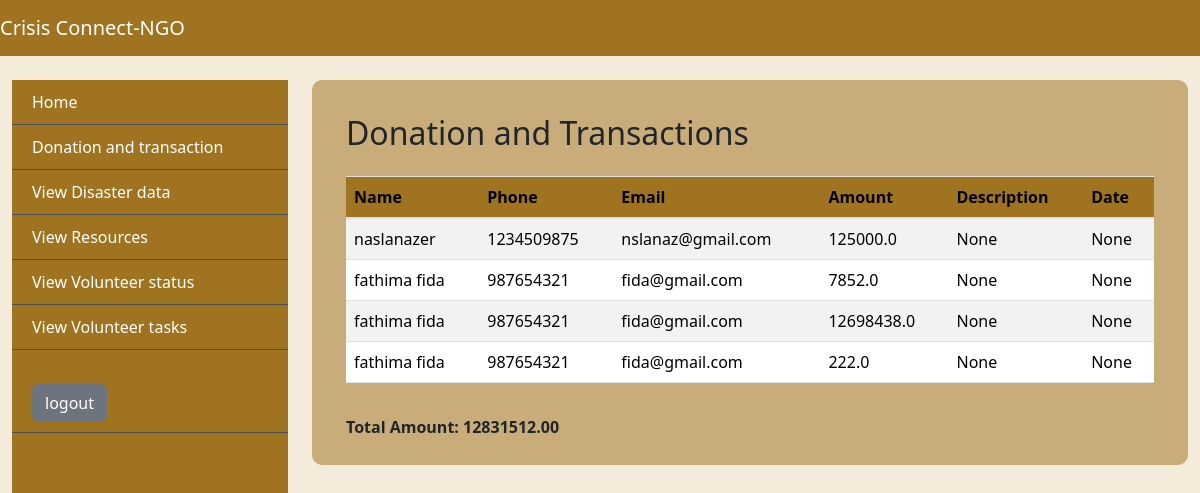
Screenshot of /ViewDonation with the database file from the repository.
### app/models.py (models this page shows)
class DonationTable(models.Model):
    USER= models.ForeignKey(UserTable, on_delete=models.CASCADE,null=True,blank=True)
    Amount= models.FloatField(null=True, blank=True)
    Description=models.CharField(max_length=20, null=True, blank=True)
    Date= models.DateField(null=True, blank=True)

class UserTable(models.Model):
    LOGIN = models.ForeignKey(LoginTable, on_delete=models.CASCADE)
    Name= models.CharField(max_length=30, null=True, blank=True)
    age= models.IntegerField(null=True, blank=True)
    Gender= models.CharField(max_length=20, null=True, blank=True)
    Phone= models.BigIntegerField(null=True, blank=True)
    Email= models.CharField(max_length=20, null=True, blank=True)
    Address = models.CharField(max_length=50, null=True, blank=True)
    Type = models.CharField(max_length=30, null=True, blank=True)
    Skill = models.CharField(max_length=30, null=True, blank=True)
    Status = models.CharField(max_length=30, null=True, blank=True)

### app/views.py (the view)
# urls.py: path('ViewDonation', ViewDonation.as_view(), name="Donation"),
class ViewDonation(View):
    def get(self, request):
        obj=DonationTable.objects.all()
        return render(request, "administrator/ViewDonation.html",{'val':obj})

### templates/administrator/viewDonation.html (shortened to what this page needs)
{% extends 'ngo/base.html' %}
{% block body %}
<div class="tbl-div">
  <div class="content container-fluid">
    <div class="container-fluid mt-4">
      <h2 class="mb-4">Donation and Transactions</h2>
      <div class="table-responsive">
        <table class="table user-table table-striped">
          <thead>
            <tr>
              <th>Name</th>
              <th>Phone</th>
              <th>Email</th>
              <th>Amount</th>
              <th>Description</th>
              <th>Date</th>
            </tr>
          </thead>
          <tbody id="transactionTable">
            {% for i in val %}
            <tr>
              <td>{{ i.USER.Name }}</td>
              <td>{{ i.USER.Phone }}</td>
              <td>{{ i.USER.Email }}</td>
              <td class="amount">{{ i.Amount }}</td>
              <td>{{ i.Description }}</td>
              <td>{{ i.Date }}</td>
            </tr>
            {% endfor %}
          </tbody>
        </table>
      </div>
      <p class="fw-bold mt-3">Total Amount: <span id="totalAmount">0</span></p>
    </div>
  </div>
</div>
{% endblock %}

### static/css/baseStyle.css (style rules this page uses)
:root { --bg-color: #f4ebdb; --bg-color2: #9f7320; --bg-color-hover: #5d400a; --border-color: #495057; --danger-bg-color:#dc3545; --text-color1: #333; --text-color2:#fff; --text-color3:#484a4a; --table-td-color:#00ADB5; --accept-color:#28a745; --view-color:#065bb6; }
* { margin: 0; padding: 0; box-sizing: border-box; }
body { background-color: var(--bg-color); }
.tbl-div { width: 100%; padding: 10px; background-color: #9f732082; border-radius: 10px; }
.user-table th, .user-table td { vertical-align: middle; }
.user-table th { font-weight: bold; background-color: var(--bg-color2); }
.user-table th { font-weight: bold; }
:root { --progress-bar-width: 50px; --progress-bar-height: 50px; --font-size: 15px; }

### rows the page displays
DonationTable: USER.Name "naslanazer", USER.Phone "1234509875", USER.Email "nslanaz@gmail.com", Amount "125000.0", Description "None", Date "None"
DonationTable: USER.Name "fathima fida", USER.Phone "987654321", USER.Email "fida@gmail.com", Amount "7852.0", Description "None", Date "None"
DonationTable: USER.Name "fathima fida", USER.Phone "987654321", USER.Email "fida@gmail.com", Amount "12698438.0", Description "None", Date "None"
DonationTable: USER.Name "fathima fida", USER.Phone "987654321", USER.Email "fida@gmail.com", Amount "222.0", Description "None", Date "None"
